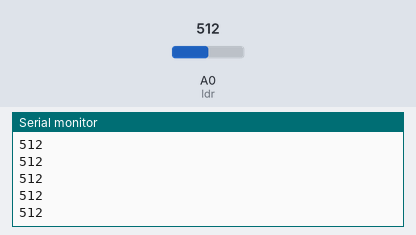
A sketch run on a simulated Arduino Uno, built with avr-gcc and run on an emulated ATmega328P. Shown: the last lines printed to the serial monitor. The test bench sets the inputs (shaded band); at power-on: A0 (ldr) = 512.

Above: at 1.2 s.
1.3 s: A0 (ldr) set to 716
At 2.2 s:
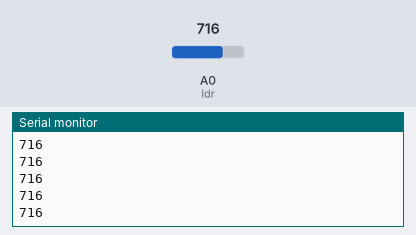
2.8 s: A0 (ldr) set to 900
At 3.6 s:
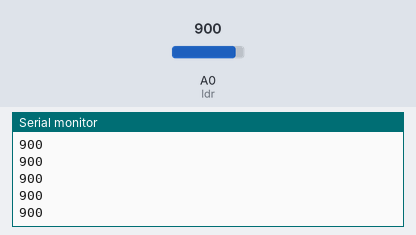
Timing chart, 0 to 5.8 s (numbered marks = the images above; inputs shaded):
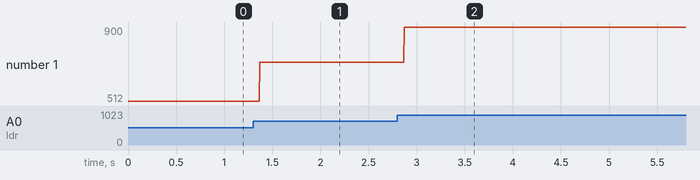

Measured:
- after the input at 1.3 s, the serial monitor: prints a new line after 0.07 s (image 1)
- after the input at 2.8 s, the serial monitor: prints a new line after 0.07 s (image 2)
- plotted number 1: 512 → 716 after the input at 1.3 s, 716 → 900 after the input at 2.8 s

The sketch:

sensorLDR.ino
```cpp
#define ldr A0
void setup() {
  // put your setup code here, to run once:
  Serial.begin(9600);
}

void loop() {
  // put your main code here, to run repeatedly:
  int nilai = analogRead(ldr);
  Serial.println(nilai);
}
```
